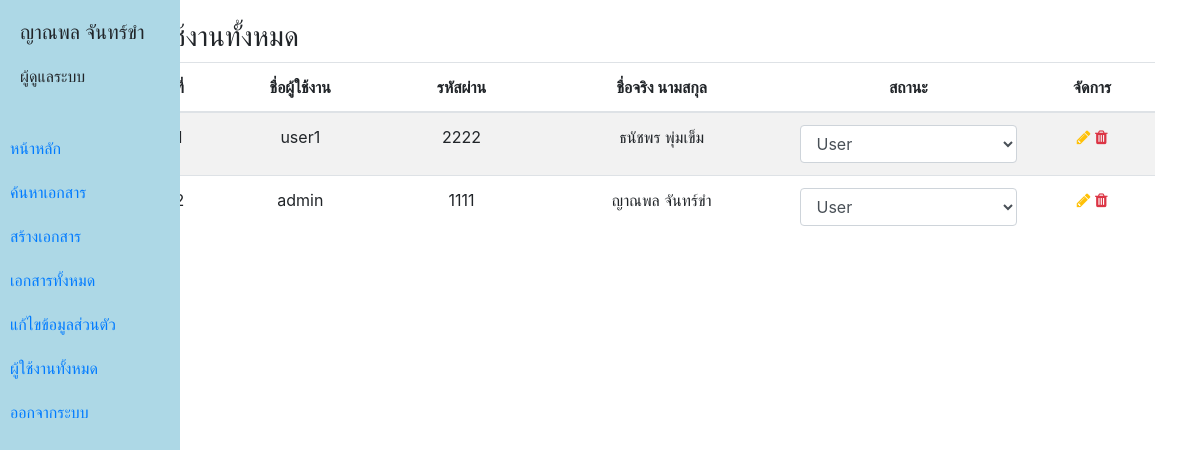
Page /admin/index.php?p=show_user (signed in) on the committed database.
### tables this page shows
CREATE TABLE `tb_user` (
  `user_id` int(11) NOT NULL,
  `username` varchar(255) NOT NULL,
  `password` varchar(255) NOT NULL,
  `fullname` varchar(255) NOT NULL,
  `email` varchar(255) NOT NULL,
  `user_group` varchar(255) NOT NULL
);

### admin/show_user.php (the view)
<div class="box">
    <div class="box-title">
        <h3>ผู้ใช้งานทั้งหมด</h3>
    </div>
    <table class="table table-striped text-center">
        <thead>
            <tr>
                <th scope="col">ที่</th>
                <th scope="col">ชื่อผู้ใช้งาน</th>
                <th scope="col">รหัสผ่าน</th>
                <th scope="col">ชื่อจริง นามสกุล</th>
                <th scope="col">สถานะ</th>
                <th scope="col">จัดการ</th>
            </tr>
        </thead>
        <tbody>
            <tr>
                <?php
                    $sql_user = $conn->query("SELECT * FROM tb_user");
                    $i = 1;
                    while ($users = $sql_user->fetch_object()) {
                ?>
                <td><?php echo $i; ?></td>
                <td><?php echo $users->username; ?></td>
                <td><?php echo $users->password; ?></td>
                <td><?php echo $users->fullname; ?></td>
                <td>
                    <select class="form-control" name="" id="">
                        <?php
                            $sql_group = $conn->query("SELECT * FROM tb_group");
                            while ($group = $sql_group->fetch_object()) {
                        ?>
                        <option selected="<?php echo $group->group_name; ?>" value="<?php echo $users->user_group; ?>"><?php echo $group->group_name; ?></option>
                        <?php } ?>
                    </select>
                </td>
                <td>
                    <a href="index.php?p=edit_user&user_id=<?php echo $users->user_id; ?>"><i class="fa fa-pencil text-warning"></i></a>
                    <a href="../api/ac_manageuser.php?user_id=<?php echo $users->user_id; ?>"><i class="fa fa-trash text-danger"></i></a>
                </td>
            </tr>
            <?php $i++; } ?>
        </tbody>
    </table>
</div>

### admin/index.php (shortened to what this page needs)
<?php
    include '../connect.php';
    $sql = $conn->query("SELECT * FROM tb_user WHERE user_id = '".$_SESSION['user_id']."' ");
    $users = $sql->fetch_object();
?>
<!DOCTYPE html>
<html lang="en">
<head>
    <link rel="stylesheet" href="../asset/style.css">
    <link rel="stylesheet" href="../asset/css/bootstrap.min.css">
    <link rel="stylesheet" href="../asset/fontawesome/css/font-awesome.min.css">
</head>
<body>
    <div class="sidebar">
        <div class="account mb-5">
            <div class="username h5">
                <?php echo $users->fullname; ?>
            </div>
            <div class="role">
                <?php
                    if ($users->user_group == "Admin") {
                        echo "ผู้ดูแลระบบ";
                    }else{
                        echo "ผู้ใช้งานทั่วไป";
                    }
                ?>
            </div>
        </div>
        <div><a href="index.php?">หน้าหลัก</a></div>
        <div><a href="index.php?p=search_document">ค้นหาเอกสาร</a></div>
        <div><a href="index.php?p=create_document">สร้างเอกสาร</a></div>
        <div><a href="index.php?p=show_document">เอกสารทั้งหมด</a></div>
        <div><a href="index.php?p=editprofile">แก้ไขข้อมูลส่วนตัว</a></div>
        <div><a href="index.php?p=show_user">ผู้ใช้งานทั้งหมด</a></div>
        <div><a href="../api/ac_logout.php">ออกจากระบบ</a></div>
    </div>
    <div class="container">
        <div class="content">
            <?php
                if (isset($_REQUEST['p'])) {
                    include ($_REQUEST['p'].'.php');
                }else{
                    include 'dashboard.php';
                }
            ?>
        </div>
    </div>
</body>
</html>

### asset/style.css (style rules this page uses)
body,html { font-family: 'Courier New', Courier, monospace; }
.sidebar { height: 100%; width: 15%; position: absolute; background-color: lightblue; top: 0; left: 0; }
.sidebar div { margin-left: 10px; margin-top: 20px; }
.content { margin-left: 100px; margin-top: 20px; }

### rows in the picture
tb_user: fullname "ญาณพล จันทร์ขำ", username "admin", password "1111"
tb_user: username "user1", password "2222", fullname "ธนัชพร พุ่มเข็ม"

### other values in the picture
form field value "User"
